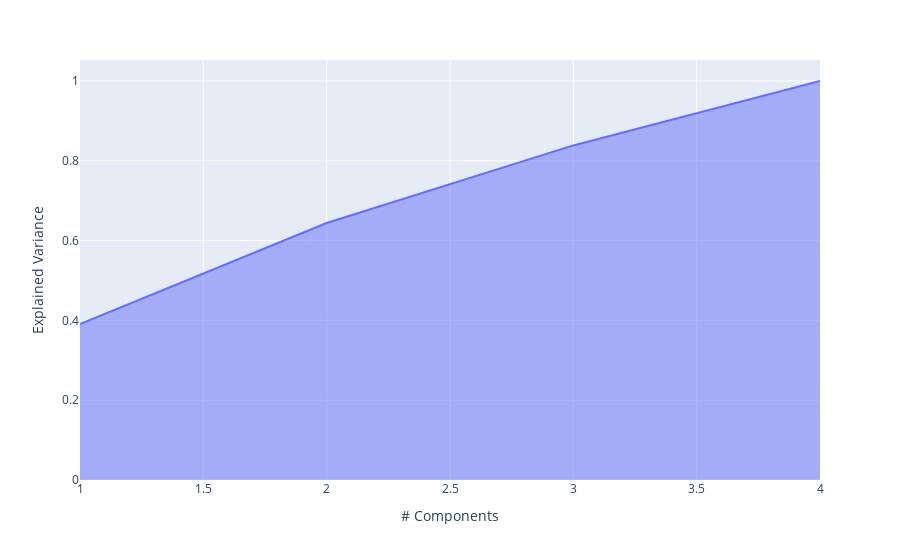

The notebook cell this image was saved under:
### Code cell
pca = PCA()
pca.fit(X)
exp_var_cumul = np.cumsum(pca.explained_variance_ratio_)

px.area(
    x=range(1, exp_var_cumul.shape[0] + 1),
    y=exp_var_cumul,
    labels={"x": "# Components", "y": "Explained Variance"}
)

### Figure 1 — Plotly figure (JSON) as saved in the notebook; plotly's stock layout.template omitted (floating-point values rounded to 4 significant figures)
{"data": [{"hovertemplate": "# Components=%{x}<br>Explained Variance=%{y}<extra></extra>", "legendgroup": "", "line": {"color": "#636efa"}, "mode": "lines", "name": "", "orientation": "v", "showlegend": false, "stackgroup": "1", "type": "scatter", "x": [1, 2, 3, 4], "xaxis": "x", "y": [0.3906, 0.644, 0.8386, 1], "yaxis": "y"}], "layout": {"autosize": true, "legend": {"tracegroupgap": 0}, "margin": {"t": 60}, "xaxis": {"anchor": "y", "autorange": true, "domain": [0, 1], "range": [1, 4], "title": {"text": "# Components"}, "type": "linear"}, "yaxis": {"anchor": "x", "autorange": true, "domain": [0, 1], "range": [0, 1.053], "title": {"text": "Explained Variance"}, "type": "linear"}}}
